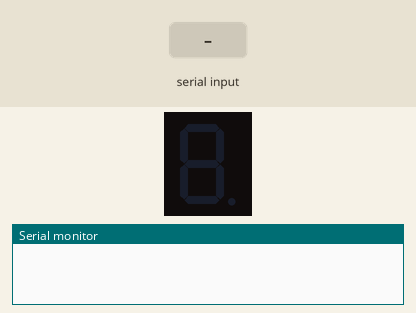
A sketch run on a simulated Arduino Uno, built with avr-gcc and run on an emulated ATmega328P. On the bench: 1-digit seven-segment display, the last lines printed to the serial monitor. Wiring (inferred from the names in the program): 1-digit 7-segment display, segments lit when HIGH: segments pin 2, pin 3, pin 4, pin 5, pin 6, pin 7, pin 8, pin 9. Inputs (shaded band) come from the test bench. Random numbers use the default seed unless the sketch sets one; the segment pins are drawn as the display they are named for.

Above: at 1.2 s.
1.3 s: "*" received over Serial
At 2.1 s:
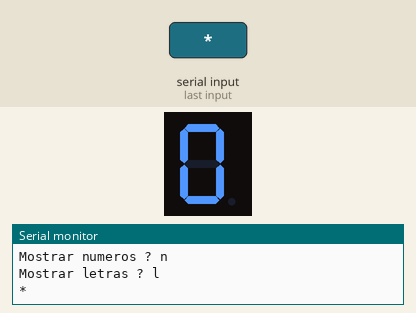
10.3 s: "l" received over Serial
At 12.1 s:
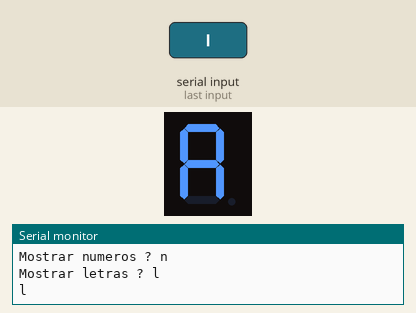
At 14.1 s:
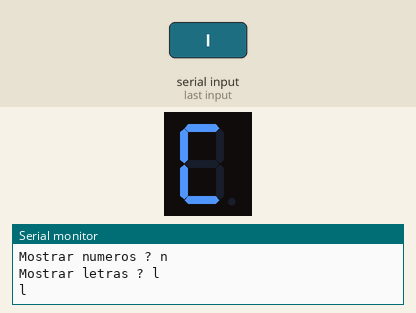
Timing chart, 0 to 15.6 s (numbered marks = the images above; inputs shaded):
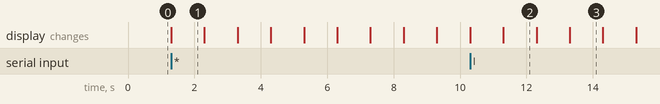

Measured:
- after the input at 1.3 s, the display: changes at once (image 1)
- what the display in image 1 shows lasts 1.0 s, from 1.3 s to 2.3 s

The sketch:

controlando_display_de_7_segmentos.ino
```cpp
/*


*/


#define A 2
#define B 3
#define C 4
#define D 5
#define E 6
#define F 7
#define G 8
#define DP 9

byte cont = 0;
int tempo = 1000;
char caractere = 'y';

const byte tabela_7seg[26][7] =
{ //A B C D E F G
  { 1,1,1,1,1,1,0},	//0
  { 0,1,1,0,0,0,0}, //1
  { 1,1,0,1,1,0,1},	//2
  { 1,1,1,1,0,0,1}, //3
  { 0,1,1,0,0,1,1},	//4
  { 1,0,1,1,0,1,1},	//5
  { 1,0,1,1,1,1,1}, //6
  { 1,1,1,0,0,0,0},	//7
  { 1,1,1,1,1,1,1}, //8
  { 1,1,1,1,0,1,1}, //9
  { 1,1,1,0,1,1,1}, //A
  { 1,1,1,1,1,1,1}, //B
  { 1,0,0,1,1,1,0}, //C
  { 1,1,1,1,1,1,0}, //D
  { 1,0,0,1,1,1,1}, //E
  { 1,0,0,0,1,1,1}, //F
  { 1,0,1,1,1,1,1}, //G
  { 0,1,1,0,1,1,1}, //H
  { 0,1,1,0,0,0,0}, //I
  { 0,1,1,1,1,0,0}, //J
  { 0,0,0,1,1,1,0}, //L
  { 1,1,1,1,1,1,0},	//O
  { 1,1,0,0,1,1,1},	//P
  { 1,0,1,1,0,1,1},	//S
  { 0,1,1,1,1,1,0},	//U
  { 1,1,0,1,1,0,1},	//Z
};

void converteValorDisplay(byte valor){
  byte pino = 2;

  for(byte x = 0;x<7;x++){
    digitalWrite(pino,tabela_7seg[valor][x]);
    //delay(1000);
    pino++;
  }
}

void setup()
{
  pinMode(A, OUTPUT);
  pinMode(B, OUTPUT);
  pinMode(C, OUTPUT);
  pinMode(D, OUTPUT);
  pinMode(E, OUTPUT);
  pinMode(F, OUTPUT);
  pinMode(G, OUTPUT);
  pinMode(DP, OUTPUT);
  Serial.begin(9600);
}

void loop()
{
  //dado

     if(Serial.available()) {
        Serial.println("Lançar dado ? y");
        Serial.println("Mostrar numeros ? n");
        Serial.println("Mostrar letras ? l");
        caractere = Serial.read(); // Armazena caractere lido
        Serial.println(caractere);
          if ( caractere == 'y' ) {
          for(int i = 0; i < 8; i++){
                              converteValorDisplay(random(6));
                              delay(tempo);
                            }
                        //converteValorDisplay(cont);
                        caractere = 'n';

          }else if ( caractere == '*' ){
            //numeros
              for(cont = 0; cont<10; cont++){
                converteValorDisplay(cont);
                delay(tempo);
              }

          caractere = '*';
          }else if ( caractere == 'l' ){
             //letras
           for(cont =10; cont<26; cont++){
                converteValorDisplay(cont);
                delay(tempo);
              }

          caractere = '*';
          }
    }

}
```
